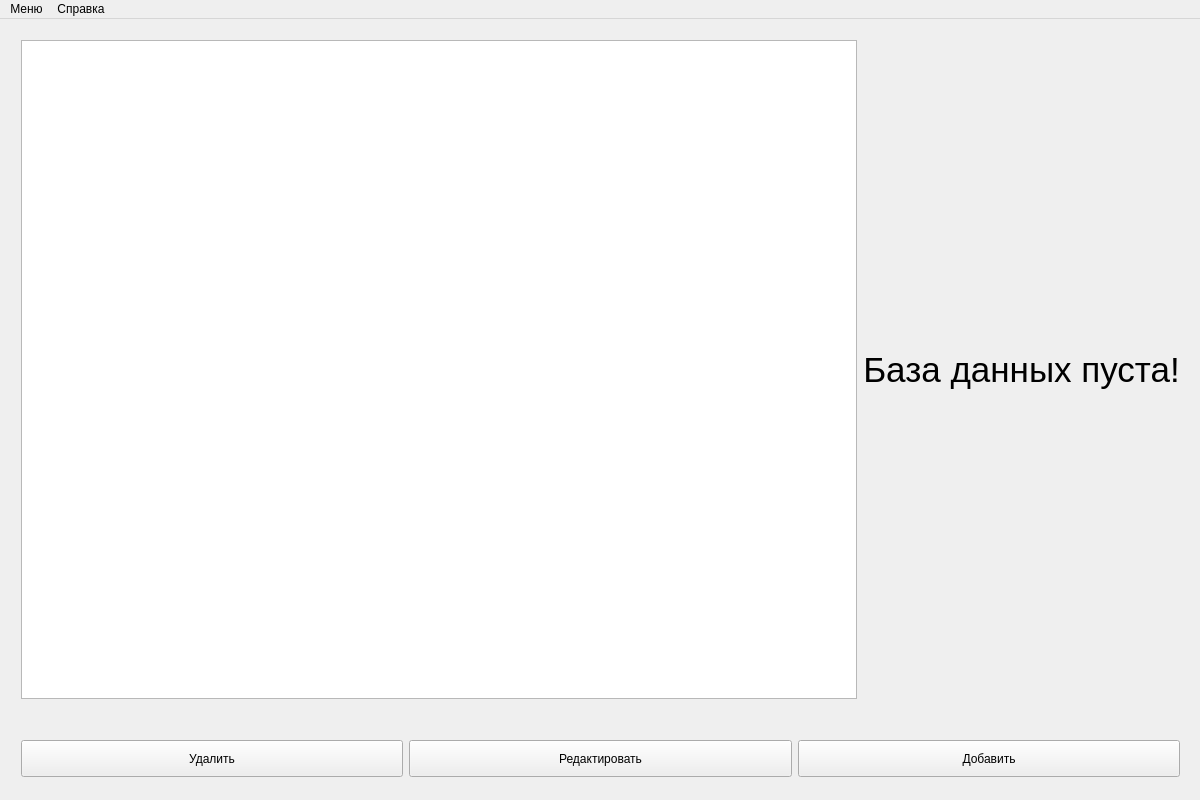
<?xml version="1.0" encoding="UTF-8"?>
<ui version="4.0">
 <class>MainWindow</class>
 <widget class="QMainWindow" name="MainWindow">
  <property name="geometry">
   <rect>
    <x>0</x>
    <y>0</y>
    <width>1200</width>
    <height>800</height>
   </rect>
  </property>
  <property name="contextMenuPolicy">
   <enum>Qt::NoContextMenu</enum>
  </property>
  <property name="windowTitle">
   <string>Фильмотека</string>
  </property>
  <property name="windowIcon">
   <iconset resource="resources/resources.qrc">
    <normaloff>:/images/ico.png</normaloff>:/images/ico.png</iconset>
  </property>
  <property name="styleSheet">
   <string notr="true">&lt;widget class=&quot;QWidget&quot; name=&quot;yourWidgetName&quot;&gt;
    &lt;property name=&quot;geometry&quot;&gt;
        &lt;rect&gt;
            &lt;!-- Установите размеры и координаты виджета --&gt;
        &lt;/rect&gt;
    &lt;/property&gt;
    &lt;property name=&quot;styleSheet&quot;&gt;
        &lt;string notr=&quot;true&quot;&gt;
            C:\Users\tetyakoff\Desktop\chip\sibsutis-master\5 семестр\VirtualProgramming\сourseWork\CourseWork\resources\images
            background-image: url(:/path/to/your/image.png);
        &lt;/string&gt;
    &lt;/property&gt;
&lt;/widget&gt;</string>
  </property>
  <widget class="QWidget" name="centralWidget">
   <widget class="QWidget" name="layoutWidget">
    <property name="geometry">
     <rect>
      <x>10</x>
      <y>710</y>
      <width>1181</width>
      <height>59</height>
     </rect>
    </property>
    <layout class="QHBoxLayout" name="horizontalLayout_3">
     <item>
      <widget class="QPushButton" name="delButton">
       <property name="sizePolicy">
        <sizepolicy hsizetype="Minimum" vsizetype="Fixed">
         <horstretch>0</horstretch>
         <verstretch>0</verstretch>
        </sizepolicy>
       </property>
       <property name="styleSheet">
        <string notr="true"/>
       </property>
       <property name="text">
        <string>
Удалить
</string>
       </property>
      </widget>
     </item>
     <item>
      <widget class="QPushButton" name="editButton">
       <property name="sizePolicy">
        <sizepolicy hsizetype="Minimum" vsizetype="Fixed">
         <horstretch>0</horstretch>
         <verstretch>0</verstretch>
        </sizepolicy>
       </property>
       <property name="styleSheet">
        <string notr="true"/>
       </property>
       <property name="text">
        <string>
Редактировать
</string>
       </property>
      </widget>
     </item>
     <item>
      <widget class="QPushButton" name="addButton">
       <property name="styleSheet">
        <string notr="true"/>
       </property>
       <property name="text">
        <string>
Добавить
</string>
       </property>
      </widget>
     </item>
    </layout>
   </widget>
   <widget class="QWidget" name="horizontalLayoutWidget">
    <property name="geometry">
     <rect>
      <x>10</x>
      <y>10</y>
      <width>1181</width>
      <height>681</height>
     </rect>
    </property>
    <layout class="QHBoxLayout" name="horizontalLayout">
     <item>
      <widget class="QTableView" name="tableView"/>
     </item>
     <item>
      <widget class="QLabel" name="label">
       <property name="styleSheet">
        <string notr="true">font: 26pt;</string>
       </property>
       <property name="text">
        <string>База данных пуста!</string>
       </property>
       <property name="alignment">
        <set>Qt::AlignCenter</set>
       </property>
      </widget>
     </item>
    </layout>
   </widget>
  </widget>
  <widget class="QMenuBar" name="menuBar">
   <property name="geometry">
    <rect>
     <x>0</x>
     <y>0</y>
     <width>1200</width>
     <height>26</height>
    </rect>
   </property>
   <widget class="QMenu" name="menu">
    <property name="title">
     <string>Меню</string>
    </property>
    <addaction name="menu1_add_record"/>
    <addaction name="menu1_edit_record"/>
    <addaction name="menu1_del_record"/>
    <addaction name="separator"/>
    <addaction name="menu1_exit"/>
   </widget>
   <widget class="QMenu" name="menu_2">
    <property name="title">
     <string>Справка</string>
    </property>
    <addaction name="menu2_help"/>
    <addaction name="menu2_about"/>
   </widget>
   <addaction name="menu"/>
   <addaction name="menu_2"/>
  </widget>
  <action name="menu1_add_record">
   <property name="text">
    <string>Добавить запись</string>
   </property>
   <property name="shortcut">
    <string>Ctrl+A</string>
   </property>
  </action>
  <action name="menu1_edit_record">
   <property name="checkable">
    <bool>false</bool>
   </property>
   <property name="enabled">
    <bool>true</bool>
   </property>
   <property name="text">
    <string>Редактировать запись</string>
   </property>
   <property name="shortcut">
    <string>Ctrl+E</string>
   </property>
  </action>
  <action name="menu1_del_record">
   <property name="enabled">
    <bool>true</bool>
   </property>
   <property name="text">
    <string>Удалить запись</string>
   </property>
   <property name="shortcut">
    <string>Ctrl+D</string>
   </property>
  </action>
  <action name="menu1_exit">
   <property name="text">
    <string>Выход</string>
   </property>
   <property name="shortcut">
    <string>Ctrl+Q</string>
   </property>
  </action>
  <action name="menu2_help">
   <property name="text">
    <string>Помощь</string>
   </property>
   <property name="shortcut">
    <string>F1</string>
   </property>
  </action>
  <action name="menu2_about">
   <property name="text">
    <string>О программе</string>
   </property>
   <property name="shortcut">
    <string>F2</string>
   </property>
  </action>
 </widget>
 <layoutdefault spacing="6" margin="11"/>
 <resources>
  <include location="resources/resources.qrc"/>
 </resources>
 <connections/>
</ui>
